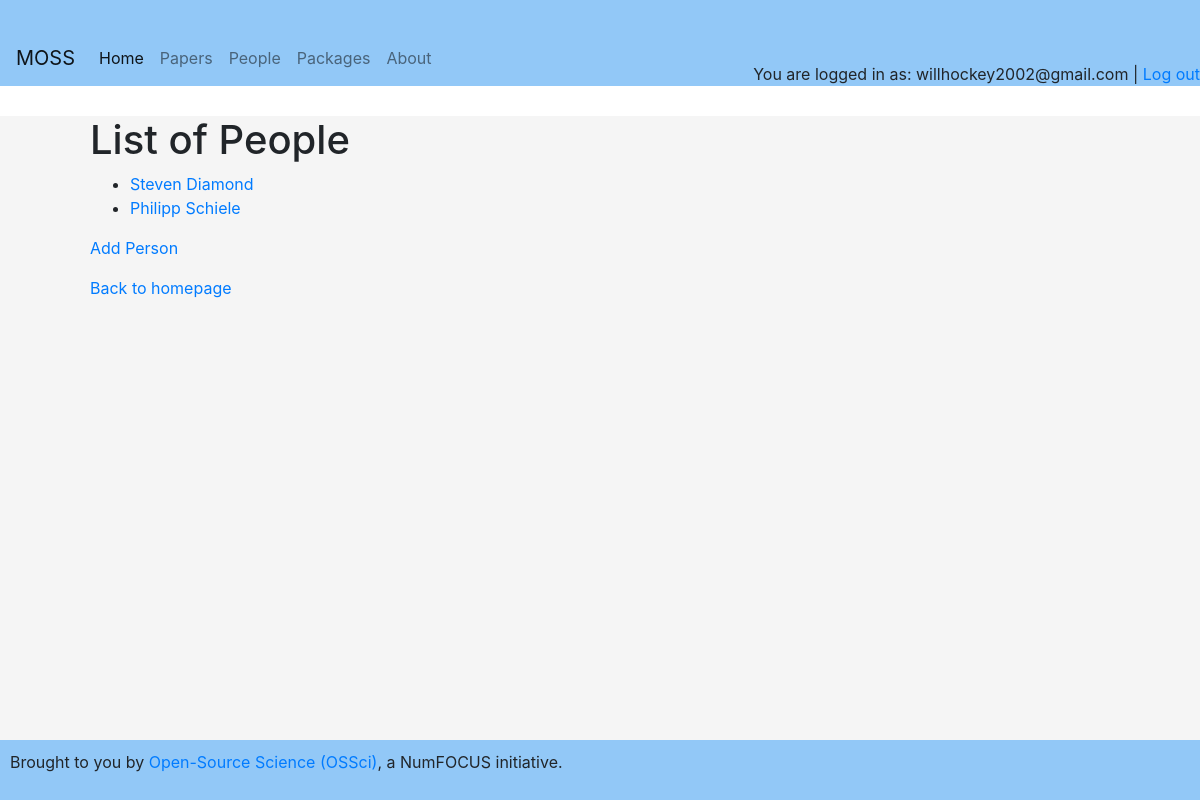
Screenshot of /persons (signed in) with the database file from the repository.
### app.py (models this page shows)
class User(UserMixin, db.Model):
    id = db.Column(db.Integer, primary_key=True)
    email = db.Column(db.String(120), unique=True, nullable=False)
    password = db.Column(db.String(120), nullable=False)
    name = db.Column(db.String(120))
    bio = db.Column(db.String(500))
    url = db.Column(db.String(200))

class Person(db.Model):
    __tablename__ = 'persons'
    id = db.Column(db.Integer, primary_key=True)
    name = db.Column(db.String(120), nullable=False)
    description = db.Column(db.String(500))
    url = db.Column(db.String(200))
    packages = relationship("PackagesPerPerson", back_populates="person")
    papers = relationship("PaperPerPerson", back_populates="person")

### app.py (the view)
@app.route('/persons')
def persons():
    persons = Person.query.all()
    return render_template('persons.html', persons=persons)

### app.py (called while the page is built)
@app.context_processor
def inject_current_user():
    return dict(current_user=current_user)

@login_manager.user_loader
def load_user(user_id):
    return db.session.get(User, int(user_id))

### templates/persons.html
{% extends 'base.html' %}
{% block content %}
<h1>List of People</h1>
<ul>
  {% for person in persons %}
    <li><a href="{{ url_for('person_detail', person_id=person.id) }}">{{ person.name }}</a></li>
  {% endfor %}
</ul>
  <p>
    <a href="{{ url_for('add_person') }}">Add Person</a>
  </p>
  <p>
    <a href="{{ url_for('index') }}">Back to homepage</a>
  </p>
{% endblock %}

### templates/header.html (shortened to what this page needs)
<div class="header">
    <div class="header-left">
      <nav class="navbar navbar-expand-lg navbar-light" style="background-color: #92c8f7;">
        <a class="navbar-brand" href="{{ url_for('index') }}">MOSS</a>
        <div class="collapse navbar-collapse" id="navbarNav">
          <ul class="navbar-nav">
            <li class="nav-item active">
              <a class="nav-link" href="{{ url_for('index') }}">Home <span class="sr-only">(current)</span></a>
            </li>
            <li class="nav-item">
              <a class="nav-link" href="{{ url_for('articles') }}">Papers</a>
            </li>
            <li class="nav-item">
              <a class="nav-link" href="{{ url_for('persons') }}">People</a>
            </li>
            <li class="nav-item">
              <a class="nav-link" href="{{ url_for('tools') }}">Packages</a>
            </li>
            <li class="nav-item">
              <a class="nav-link" href="{{ url_for('about') }}">About</a>
            </li>
          </ul>
        </div>
      </nav>
    </div>
    {% if current_user.is_authenticated %}
    <div class="header-right">
      You are logged in as: {{ current_user.email }} | <a href="{{ url_for('logout') }}">Log out</a>
    </div>
  {% else %}
    <div class="header-right">
      <a href="{{ url_for('register') }}">Register</a> |
      <a href="{{ url_for('login') }}">Login</a>
    </div>
  {% endif %}
</div>

### static/style.css (style rules this page uses)
body { font-family: Arial, sans-serif; background-color: #f5f5f5; margin: 0; padding: 0; min-height: 100vh; display: flex; flex-direction: column; }
.header { background-color: #92c8f7; padding-top: 30px; display: flex; justify-content: space-between; }
.header-left { position: relative; background-color: #92c8f7; }
.header-right { align-self: flex-end; }
html, body { height: 100%; }

### rows the page displays
User: email "willhockey2002@gmail.com"
Person: name "Steven Diamond"
Person: name "Philipp Schiele"
